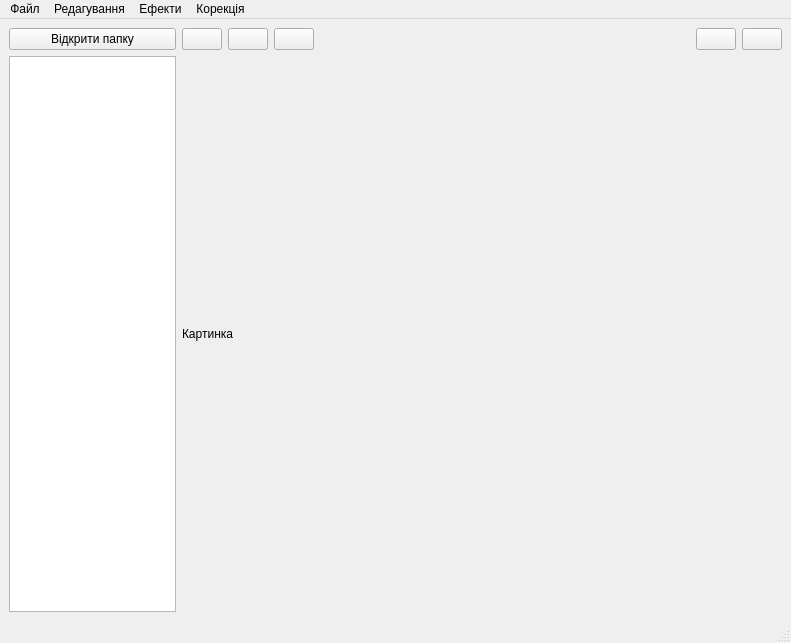
<?xml version="1.0" encoding="UTF-8"?>
<ui version="4.0">
 <class>MainWindow</class>
 <widget class="QMainWindow" name="MainWindow">
  <property name="geometry">
   <rect>
    <x>0</x>
    <y>0</y>
    <width>791</width>
    <height>643</height>
   </rect>
  </property>
  <property name="windowTitle">
   <string>MainWindow</string>
  </property>
  <widget class="QWidget" name="centralwidget">
   <layout class="QHBoxLayout" name="horizontalLayout">
    <item>
     <layout class="QHBoxLayout" name="horizontalLayout_3"/>
    </item>
    <item>
     <layout class="QVBoxLayout" name="col_left">
      <item>
       <widget class="QPushButton" name="folder_btn">
        <property name="maximumSize">
         <size>
          <width>300</width>
          <height>16777215</height>
         </size>
        </property>
        <property name="text">
         <string>Відкрити папку</string>
        </property>
       </widget>
      </item>
      <item>
       <widget class="QListWidget" name="image_list">
        <property name="maximumSize">
         <size>
          <width>300</width>
          <height>16777215</height>
         </size>
        </property>
       </widget>
      </item>
     </layout>
    </item>
    <item>
     <layout class="QVBoxLayout" name="col_right">
      <item>
       <layout class="QHBoxLayout" name="horizontalLayout_5">
        <property name="topMargin">
         <number>0</number>
        </property>
        <property name="bottomMargin">
         <number>0</number>
        </property>
        <item>
         <widget class="QPushButton" name="del_btn">
          <property name="text">
           <string/>
          </property>
          <property name="icon">
           <iconset>
            <normaloff>../../Downloads/trash (1).svg</normaloff>../../Downloads/trash (1).svg</iconset>
          </property>
         </widget>
        </item>
        <item>
         <widget class="QPushButton" name="save_btn">
          <property name="text">
           <string/>
          </property>
          <property name="icon">
           <iconset>
            <normaloff>../../Downloads/device-floppy (1).svg</normaloff>../../Downloads/device-floppy (1).svg</iconset>
          </property>
         </widget>
        </item>
        <item>
         <widget class="QPushButton" name="back_btn">
          <property name="text">
           <string/>
          </property>
          <property name="icon">
           <iconset>
            <normaloff>../../Downloads/arrow-narrow-left.svg</normaloff>../../Downloads/arrow-narrow-left.svg</iconset>
          </property>
         </widget>
        </item>
        <item>
         <spacer name="horizontalSpacer">
          <property name="orientation">
           <enum>Qt::Horizontal</enum>
          </property>
          <property name="sizeHint" stdset="0">
           <size>
            <width>40</width>
            <height>20</height>
           </size>
          </property>
         </spacer>
        </item>
        <item>
         <widget class="QPushButton" name="rotate_left_btn">
          <property name="text">
           <string/>
          </property>
          <property name="icon">
           <iconset>
            <normaloff>../../Downloads/rotate-2.svg</normaloff>../../Downloads/rotate-2.svg</iconset>
          </property>
         </widget>
        </item>
        <item>
         <widget class="QPushButton" name="rotate_right_btn">
          <property name="text">
           <string/>
          </property>
          <property name="icon">
           <iconset>
            <normaloff>../../Downloads/rotate-clockwise-2.svg</normaloff>../../Downloads/rotate-clockwise-2.svg</iconset>
          </property>
         </widget>
        </item>
       </layout>
      </item>
      <item>
       <widget class="QLabel" name="current_image">
        <property name="minimumSize">
         <size>
          <width>600</width>
          <height>550</height>
         </size>
        </property>
        <property name="text">
         <string>Картинка</string>
        </property>
       </widget>
      </item>
     </layout>
    </item>
   </layout>
  </widget>
  <widget class="QMenuBar" name="menubar">
   <property name="geometry">
    <rect>
     <x>0</x>
     <y>0</y>
     <width>791</width>
     <height>21</height>
    </rect>
   </property>
   <widget class="QMenu" name="menu_file">
    <property name="title">
     <string>Файл</string>
    </property>
    <addaction name="open_file"/>
    <addaction name="open_folder"/>
    <addaction name="save"/>
   </widget>
   <widget class="QMenu" name="menu_edit">
    <property name="title">
     <string>Редагування</string>
    </property>
    <addaction name="cancel"/>
    <addaction name="reset"/>
   </widget>
   <widget class="QMenu" name="menu_effects">
    <property name="title">
     <string>Ефекти</string>
    </property>
    <addaction name="black_white"/>
    <addaction name="blur"/>
    <addaction name="sharpen"/>
   </widget>
   <widget class="QMenu" name="menu_correction">
    <property name="title">
     <string>Корекція</string>
    </property>
    <addaction name="contrast"/>
    <addaction name="saturation"/>
    <addaction name="brightness"/>
   </widget>
   <addaction name="menu_file"/>
   <addaction name="menu_edit"/>
   <addaction name="menu_effects"/>
   <addaction name="menu_correction"/>
  </widget>
  <widget class="QStatusBar" name="statusbar"/>
  <action name="open_file">
   <property name="text">
    <string>Відкрити файл</string>
   </property>
  </action>
  <action name="open_folder">
   <property name="text">
    <string>Відкрити папку</string>
   </property>
  </action>
  <action name="save">
   <property name="text">
    <string>Зберегти</string>
   </property>
  </action>
  <action name="cancel">
   <property name="text">
    <string>Скасувати </string>
   </property>
  </action>
  <action name="reset">
   <property name="text">
    <string>Скасувати зміни</string>
   </property>
  </action>
  <action name="black_white">
   <property name="text">
    <string>ЧБ</string>
   </property>
  </action>
  <action name="action_7">
   <property name="text">
    <string>Контраст</string>
   </property>
  </action>
  <action name="action_8">
   <property name="text">
    <string>Різкість</string>
   </property>
  </action>
  <action name="blur">
   <property name="text">
    <string>Розмиття</string>
   </property>
  </action>
  <action name="action_10">
   <property name="text">
    <string>Яскравість</string>
   </property>
  </action>
  <action name="sharpen">
   <property name="text">
    <string>Різкість</string>
   </property>
  </action>
  <action name="contrast">
   <property name="text">
    <string>Контрастність</string>
   </property>
  </action>
  <action name="saturation">
   <property name="text">
    <string>Насиченість</string>
   </property>
  </action>
  <action name="brightness">
   <property name="text">
    <string>Яскравість</string>
   </property>
  </action>
 </widget>
 <resources/>
 <connections/>
</ui>
